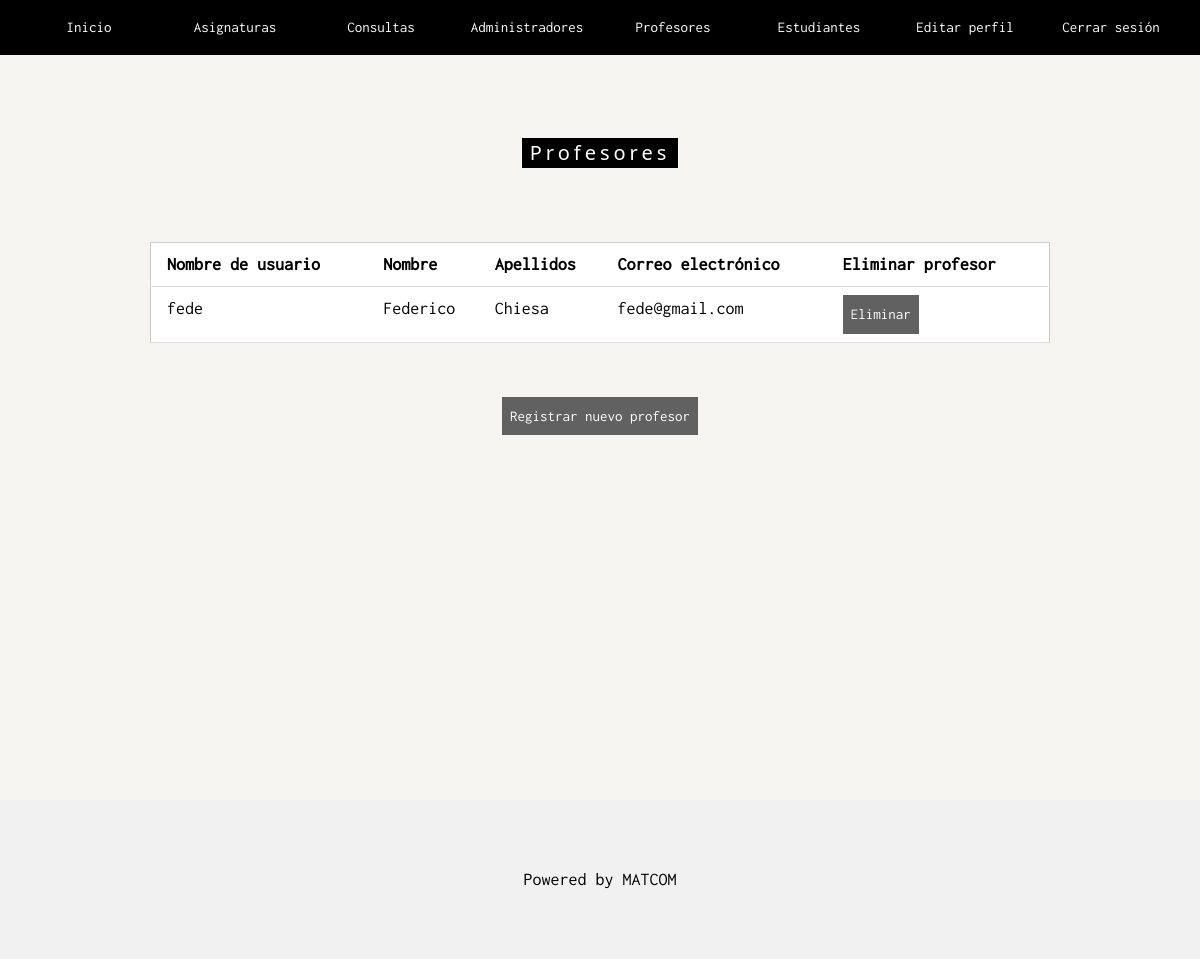
Page /professors/ (signed in) on the earlier database version.
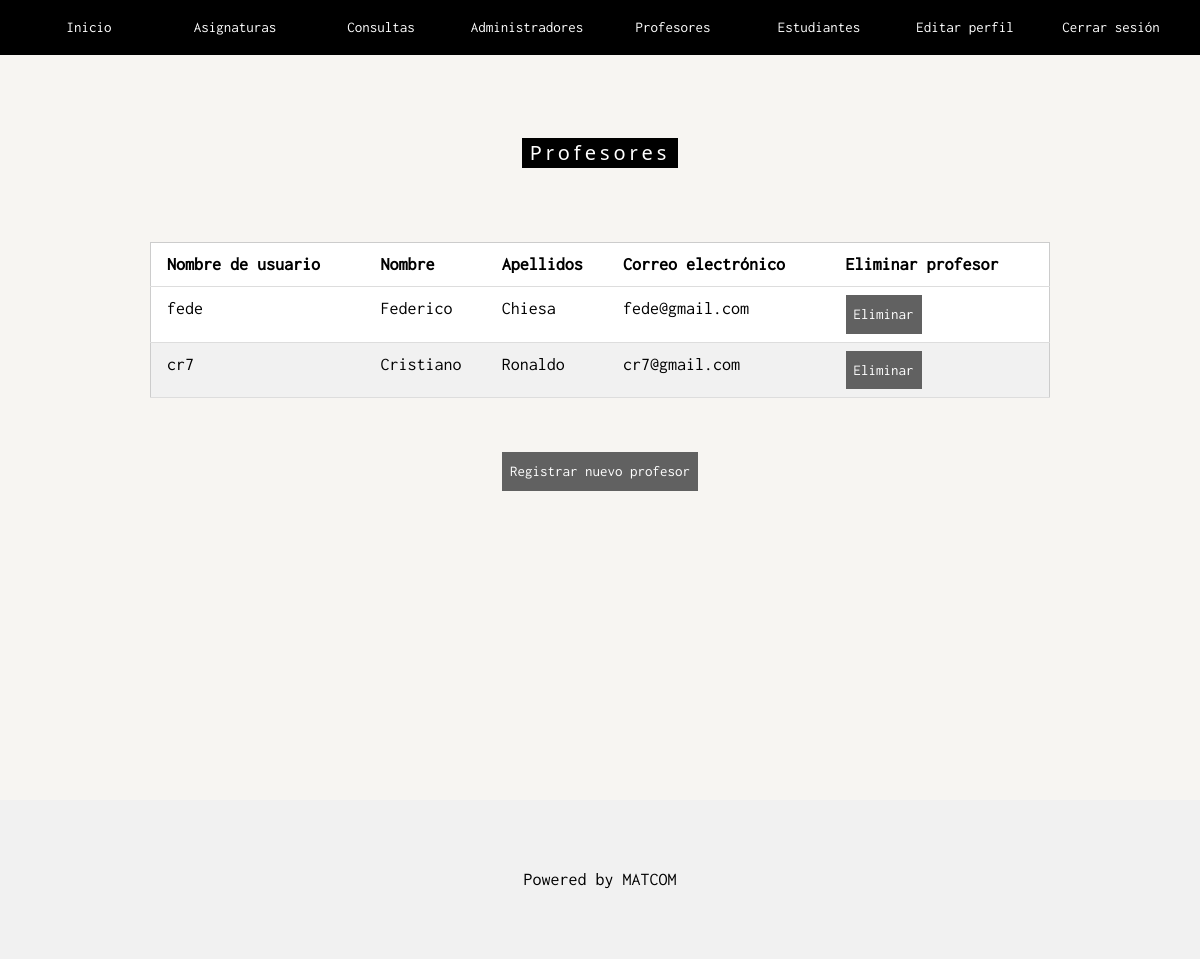
Same page on the later database version.
### apps/professors/models.py (models this page shows)
class Professor(User):
    pass

### apps/professors/views.py (the view)
# urls.py: path('professors/',ProfessorList.as_view(),name='professors'),
class ProfessorList(PermissionRequiredMixin,ListView):
    model=Professor
    template_name='professors.html'
    permission_required='professors.view_professor'
    permission_denied_message='Acceso denegado. Usuario no autorizado'

### templates/professors.html (shortened to what this page needs)
{% extends "_base_template.html" %}
{% load static %}
{% block content %}
<div class="w3-sand w3-grayscale w3-large" style="min-height: 100%;">
    <div class="w3-content w3-padding-64" style="max-width:900px">
        <h4 class="w3-center w3-padding-64"><span class="w3-tag w3-wide">Profesores</span></h4>
        <table class="w3-table-all">
            <thead>
                <tr>
                    <th>Nombre de usuario</th>
                    <th>Nombre</th>
                    <th>Apellidos</th>
                    <th>Correo electrónico</th>
                    {% if perms.professors.delete_professor %}
                        <th>Eliminar profesor</th>
                    {% endif %}
                </tr>
            </thead>
            <tbody>
                {% for professor in object_list %}
                <tr>
                    <td>{{professor.username}}</td>
                    <td>{{professor.first_name}}</td>
                    <td>{{professor.last_name}}</td>
                    <td>{{professor.email}}</td>
                    {% if perms.professors.delete_professor %}
                        <td><a class="w3-button w3-tag w3-dark-grey" href="{% url 'delete_professor' professor.id %}">Eliminar</a></td>
                    {% endif %}
                </tr>
                {% endfor %}
            </tbody>
        </table>
        <br> <br>
        <div class="w3-content w3-center" >
            {%if perms.professors.add_professor%}
            <a class="w3-button w3-tag w3-dark-grey" href={%url 'register_professor'%}>Registrar nuevo profesor</a>
            {%endif%}
        </div>
    </div>
</div>
{% endblock %}

Differences in the rows shown:
added Professor: username "cr7", first_name "Cristiano", last_name "Ronaldo", email "cr7@gmail.com"
